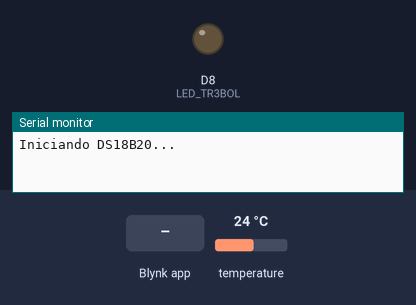
Simulated run of this sketch. Board: ESP8266 (NodeMCU). Parts: output pins drawn as LEDs (lit = HIGH), the last lines printed to the serial monitor. The test bench sets the inputs (shaded band); at power-on: temperature 24 °C. WiFi joins after 1.5 s; servers stay silent unless stated.

Above: at 3.0 s.
3.1 s: Blynk app writes 1 to V0
At 3.8 s:
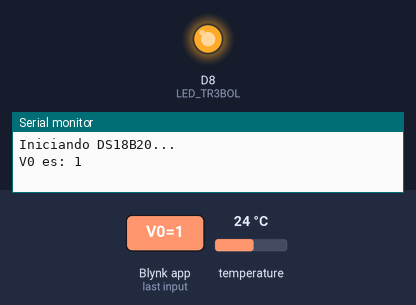
5.6 s: Blynk app writes 0 to V0
At 7.6 s:
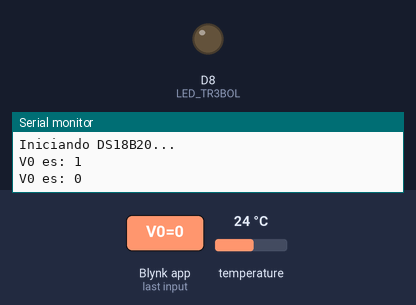
Timing chart, 0 to 9.1 s (numbered marks = the images above; inputs shaded):
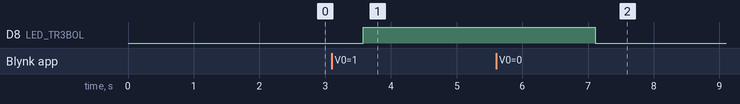

Measured:
- after the input at 3.1 s, D8 (LED_TR3BOL): LOW → HIGH after 0.48 s
- after the input at 5.6 s, D8 (LED_TR3BOL): HIGH → LOW after 1.5 s

The sketch:

Blynk_Clase2.ino
```cpp
/* Clase 2
   Mi Primer Desarrollo IoT
   Segunda Edición
   TR3BOL Argentina
*/

//Credenciales del Dispositivo creado en Clase 2
//Reemplaza tus credenciales de tu proyecto propio
#define BLYNK_TEMPLATE_ID "TMPL2QogB2E41"
#define BLYNK_TEMPLATE_NAME "TEMPLATEESP"
#define BLYNK_AUTH_TOKEN "1a-IIquCSQwgkHzl_GfcKFYwD5RtQi60"

#define LED_TR3BOL D8

#include "miSondaTemperatura.h"
#include <ESP8266WiFi.h>
#include <BlynkSimpleEsp8266.h>

char ssid[] = "EL_PROFESOR"; //Completa con tu red WiFi
char pass[] = "14654647"; //Completa con la contraseña de tu red WiFi

BLYNK_WRITE(V0){
  int pinValue = param.asInt();
  Serial.print("V0 es: ");
  Serial.println(pinValue);
  if(pinValue==0)       digitalWrite(LED_TR3BOL,LOW);
  else if(pinValue==1)  digitalWrite(LED_TR3BOL,HIGH);
}
void setup(){
  Serial.begin(115200);
  pinMode(LED_TR3BOL,OUTPUT);
  Blynk.begin(BLYNK_AUTH_TOKEN, ssid, pass);
  configuraSondaTemperatura();
}
void loop(){
  float temperatura = leeSondaTemperatura();
  Blynk.virtualWrite(V1, temperatura); //<-- Manda tus datos a la variable V(N°)
  delay(1000);
  Blynk.run();
}
```

miSondaTemperatura.h
```cpp
#include <OneWire.h>
#include <DallasTemperature.h>
#define ONE_WIRE_BUS D6 // Pin donde está conectado el sensor DS18B20
OneWire oneWire(ONE_WIRE_BUS); // Inicializa instancia de clase OneWire para comunicarse con el sensor
DallasTemperature sensors(&oneWire); // Ídem con DallasTemperature para interactuar con el sensor

void configuraSondaTemperatura()
{
  Serial.println("Iniciando DS18B20...");
  sensors.begin(); // Inicializa la comunicación con los sensores DS18B20
}

float leeSondaTemperatura()
{
  sensors.requestTemperatures(); // Solicita lectura de T° a todos los sensores conectados
  float temperatureCelsius = sensors.getTempCByIndex(0);   // Lee T° del primer sensor encontrado
  if (temperatureCelsius == -127.00){ // Verifica si la lectura fue exitosa
    Serial.println("Error al leer la temperatura.");
  }
  return temperatureCelsius;
}
```
